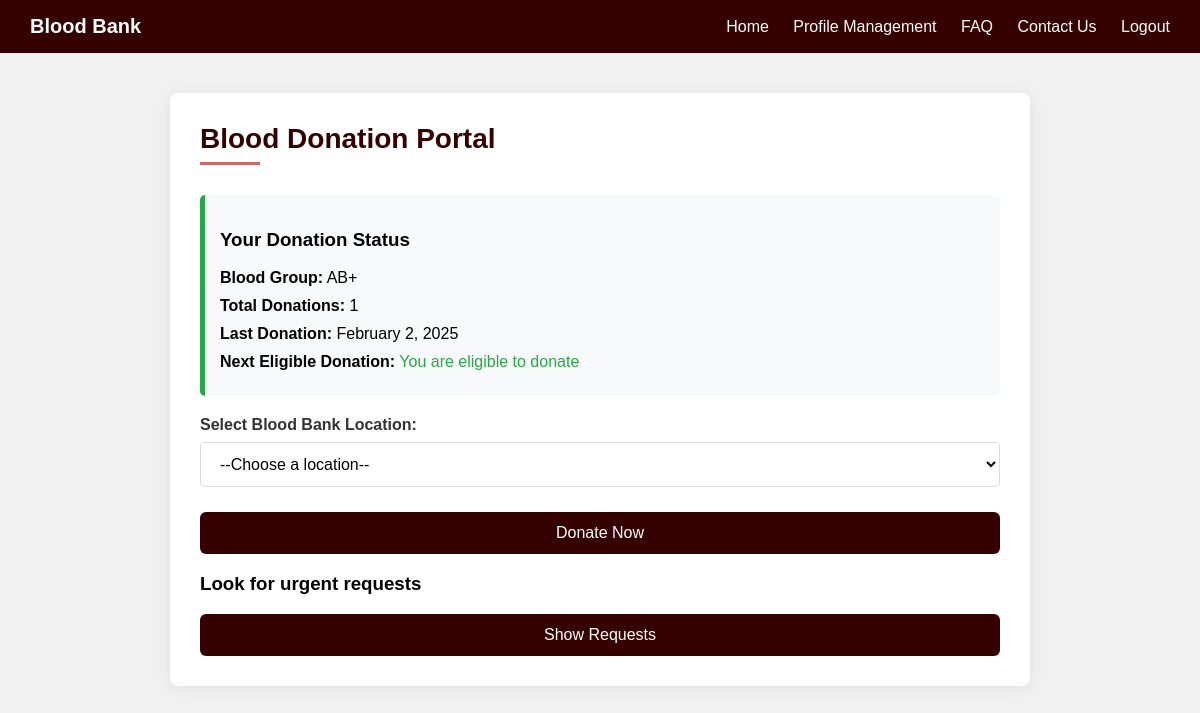
Page /donor.php (signed in) on the committed database.
### tables this page shows
CREATE TABLE `user` (
  `User_ID` int(11) NOT NULL,
  `First_Name` varchar(50) DEFAULT NULL,
  `Last_Name` varchar(50) DEFAULT NULL,
  `Email` varchar(100) DEFAULT NULL,
  `Phone_number` varchar(15) DEFAULT NULL,
  `Address` text DEFAULT NULL,
  `Birth_date` date DEFAULT NULL,
  `Blood_group` varchar(5) DEFAULT NULL,
  `password` varchar(255) NOT NULL,
  `Gender` varchar(6) DEFAULT NULL
);

CREATE TABLE `donor` (
  `User_ID` int(11) NOT NULL,
  `Times_donated` int(11) DEFAULT NULL,
  `Last_donation_date` date DEFAULT NULL,
  `Regular_donor_flag` tinyint(1) DEFAULT NULL,
  `Recognized_donor_flag` tinyint(1) DEFAULT NULL
);

### donor.php (the view, shortened to what this page needs)
<?php
include 'db_connect.php';
$user_id = $_SESSION['user_id'];
$donation_data = [];
$donor_stmt = $conn->prepare("SELECT * FROM donor WHERE User_ID = ?");
$donor_stmt->bind_param("i", $user_id);
$donor_stmt->execute();
$donor_result = $donor_stmt->get_result();
if ($donor_result->num_rows > 0) {
    $donation_data = $donor_result->fetch_assoc();
}
$user_stmt = $conn->prepare("SELECT * FROM user WHERE User_ID = ?");
$user_stmt->bind_param("i", $user_id);
$user_stmt->execute();
$user_result = $user_stmt->get_result();
$user_data = $user_result->fetch_assoc();
$blood_group = $user_data['Blood_group'] ?? '';
?>
<!DOCTYPE html>
<html>
<head>
    <link rel="stylesheet" href="style3.css">
</head>
<body>
<div class="navbar">
    <div class="navbar-left">
        <span>Blood Bank</span>
    </div>
    <div class="navbar-right">
        <a href="home.php">Home</a>
        <a href="editprofile.php">Profile Management</a>
        <a href="faq.php">FAQ</a>
        <a href="contact.php">Contact Us</a>
        <a href="logout.php">Logout</a>
    </div>
</div>
<div class="content-section">
    <h2>Blood Donation Portal</h2>
    <?php
        $status_class = 'eligible';
        $next_eligible_msg = '<span style="color: #28a745;">You are eligible to donate</span>';
    ?>
    <div class="donation-status <?php echo $status_class; ?>">
        <h3>Your Donation Status</h3>
        <div class="donation-info">
            <strong>Blood Group:</strong> <?php echo htmlspecialchars($blood_group); ?>
        </div>
        <div class="donation-info">
            <strong>Total Donations:</strong> <?php echo htmlspecialchars($donation_data['Times_donated'] ?? 0); ?>
        </div>
        <?php if (!empty($donation_data['Last_donation_date'])): ?>
            <div class="donation-info">
                <strong>Last Donation:</strong> <?php echo htmlspecialchars(date('F j, Y', strtotime($donation_data['Last_donation_date']))); ?>
            </div>
            <div class="donation-info">
                <strong>Next Eligible Donation:</strong> <?php echo $next_eligible_msg; ?>
            </div>
        <?php else: ?>
            <div class="donation-info"><?php echo $next_eligible_msg; ?></div>
        <?php endif; ?>
    </div>
    <form action="" method="POST" class="donation-form">
        <div class="form-group">
            <label for="bloodBankLocation">Select Blood Bank Location:</label>
            <select id="bloodBankLocation" name="bloodBankLocation" required>
                <option value="">--Choose a location--</option>
            </select>
        </div>
        <button type="submit" class="btn-primary">Donate Now</button>
    </form>
    <div class="donation-requests">
        <h3>Look for urgent requests</h3>
        <form action="request.php" method="GET">
            <button type="submit" class="btn-primary">Show Requests</button>
        </form>
    </div>
</div>
</body>
</html>

### style3.css (style rules this page uses)
body { font-family: Arial, sans-serif; background: #f1f1f1; margin: 0; padding: 0; }
.navbar { background-color: rgb(53, 0, 0); color: white; display: flex; justify-content: space-between; padding: 15px 30px; align-items: center; }
.navbar-left span { font-size: 20px; font-weight: bold; }
.navbar-right a { color: white; text-decoration: none; margin-left: 20px; font-size: 16px; }
.content-section { max-width: 800px; margin: 40px auto; padding: 30px; background: white; border-radius: 8px; box-shadow: 0 2px 15px rgba(0,0,0,0.08); }
.content-section h2 { color: rgb(53, 0, 0); margin-top: 0; font-size: 28px; position: relative; padding-bottom: 10px; margin-bottom: 30px; }
.content-section h2:after { content: ''; position: absolute; bottom: 0; left: 0; width: 60px; height: 3px; background: rgba(179, 0, 0, 0.6); }
.donation-form { width: 100%; }
.form-group { margin-bottom: 25px; }
.form-group label { display: block; margin-bottom: 8px; font-weight: bold; color: #333; }
.form-group select { width: 100%; padding: 12px 15px; border: 1px solid #ddd; border-radius: 4px; font-size: 16px; background-color: white; transition: border 0.3s; }
.btn-primary { background: rgb(53, 0, 0); color: white; padding: 12px 24px; border: none; border-radius: 6px; font-size: 16px; cursor: pointer; transition: background 0.3s; width: 100%; }

### donor.php (style rules this page uses)
.donation-status { margin: 20px 0; padding: 15px; border-radius: 5px; background-color: #f8f9fa; }
.eligible { border-left: 5px solid #28a745; }
.donation-info { margin-bottom: 10px; }

### rows in the picture
user: Blood_group "AB+"
donor: Times_donated "1", Last_donation_date "February 2, 2025"
